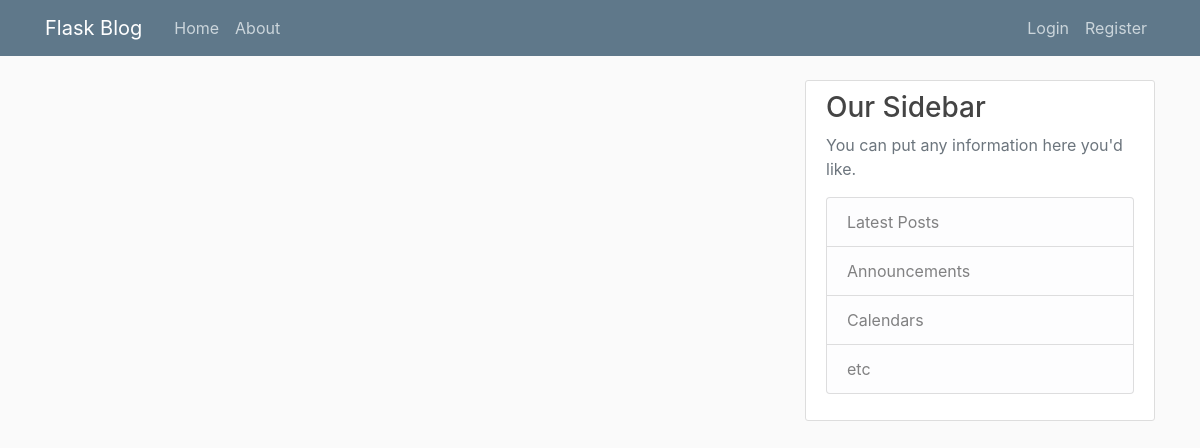
The app's page /home, older data.
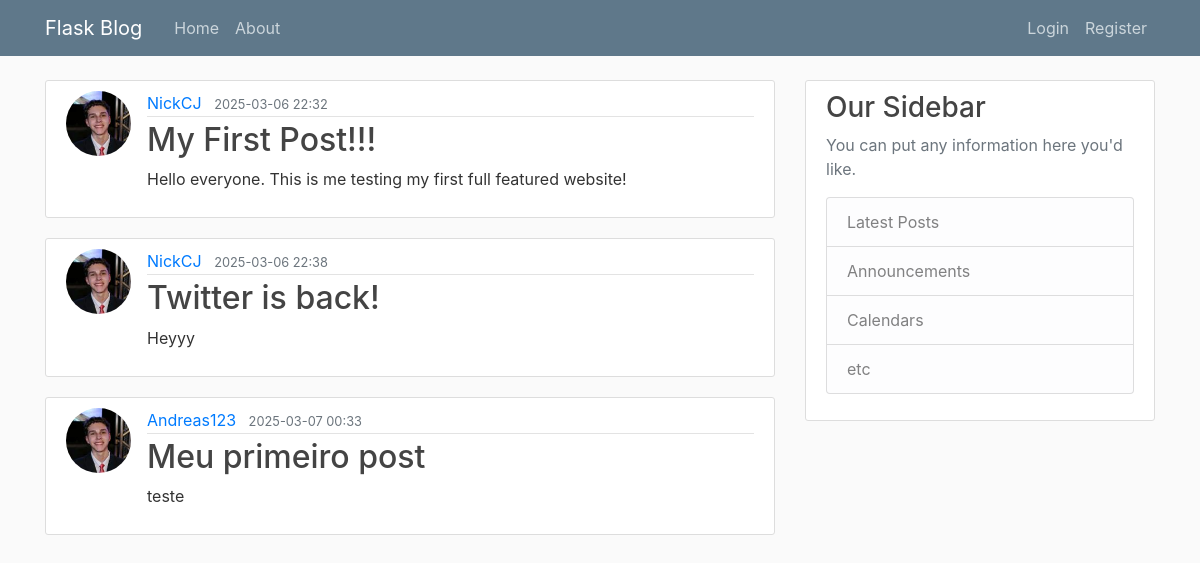
The same page, newer data.
### flaskblog/models.py (models this page shows, shortened)
class Post(db.Model):
    id = db.Column(db.Integer, primary_key=True)
    title = db.Column(db.String(100), nullable=False)
    date_posted = db.Column(db.DateTime, nullable=False, default=lambda: datetime.now(timezone.utc))
    content = db.Column(db.Text, nullable=False)
    user_id = db.Column(db.Integer, db.ForeignKey('user.id'), nullable=False)
    def __repr__(self):
        return f"Post('{self.title}', '{self.date_posted}')"

class User(db.Model, UserMixin):
    id = db.Column(db.Integer, primary_key=True)
    username = db.Column(db.String(20), unique=True, nullable=False)
    email = db.Column(db.String(120), unique=True, nullable=False)
    image_file = db.Column(db.String(20), nullable=False, default='default.png')
    password = db.Column(db.String(60), nullable=False)
    posts = db.relationship('Post', backref='author', lazy=True)

### flaskblog/routes/blog_routes.py (the view)
@routes.route("/")
@routes.route("/home")
def home_page():
    posts = Post.query.all()
    print(posts)
    return render_template('home.html', posts=posts) #Here we are turning available the posts data to be used in the html file.

### flaskblog/templates/home.html
{% extends "layout.html" %}
{% block content %}
    {% for post in posts %}
        <article class="media content-section">
            <img class="rounded-circle article-img" src="{{ url_for('static', filename='profile_pics/' + post.author.image_file) }}">
            <div class="media-body">
            <div class="article-metadata">
                <a class="mr-2" href="#">{{ post.author.username }}</a>
                <small class="text-muted">{{ post.date_posted.strftime('%Y-%m-%d %H:%M') }}</small>
            </div>
            <h2><a class="article-title" href="#">{{ post.title }}</a></h2>
            <p class="article-content">{{ post.content }}</p>
            </div>
        </article>
    {% endfor %}
{% endblock content %}

### flaskblog/templates/layout.html (shortened to what this page needs)
<!DOCTYPE html>
<html>
    <head>
    <link rel="stylesheet" href="https://cdn.jsdelivr.net/npm/bootstrap@4.4.1/dist/css/bootstrap.min.css">
    <link rel="stylesheet" type="text/css", href="{{ url_for('static', filename='main.css') }}">
    </head>
    <body>
        <header class="site-header">
            <nav class="navbar navbar-expand-md navbar-dark bg-steel fixed-top">
              <div class="container">
                <a class="navbar-brand mr-4" href="/">Flask Blog</a>
                <div class="collapse navbar-collapse" id="navbarToggle">
                  <div class="navbar-nav mr-auto">
                    <a class="nav-item nav-link" href="{{ url_for('routes.home_page') }}">Home</a>
                    <a class="nav-item nav-link" href="{{ url_for('routes.about_page') }}">About</a>
                  </div>
                  <div class="navbar-nav">
                    {% if current_user.is_authenticated %}
                        <a class="nav-item nav-link" href="{{ url_for('routes.new_post') }}">Create Post</a>
                        <a class="nav-item nav-link" href="{{ url_for('routes.account') }}">Account</a>
                        <a class="nav-item nav-link" href="{{ url_for('routes.logout') }}">Logout</a>
                    {% else %}
                        <a class="nav-item nav-link" href="{{ url_for('routes.login') }}">Login</a>
                        <a class="nav-item nav-link" href="{{ url_for('routes.register') }}">Register</a>
                    {% endif %}
                  </div>
                </div>
              </div>
            </nav>
          </header>
          <main role="main" class="container">
            <div class="row">
              <div class="col-md-8">
                {% block content %}{% endblock %}
              </div>
              <div class="col-md-4">
                <div class="content-section">
                  <h3>Our Sidebar</h3>
                  <p class='text-muted'>You can put any information here you'd like.
                    <ul class="list-group">
                      <li class="list-group-item list-group-item-light">Latest Posts</li>
                      <li class="list-group-item list-group-item-light">Announcements</li>
                      <li class="list-group-item list-group-item-light">Calendars</li>
                      <li class="list-group-item list-group-item-light">etc</li>
                    </ul>
                  </p>
                </div>
              </div>
            </div>
          </main>
    </body>
</html>

### flaskblog/static/main.css (style rules this page uses)
body { background: #fafafa; color: #333333; margin-top: 5rem; }
h1, h2, h3, h4, h5, h6 { color: #444444; }
.bg-steel { background-color: #5f788a; }
.site-header .navbar-nav .nav-link { color: #cbd5db; }
.content-section { background: #ffffff; padding: 10px 20px; border: 1px solid #dddddd; border-radius: 3px; margin-bottom: 20px; }
.article-title { color: #444444; }
.article-content { white-space: pre-line; }
.article-img { height: 65px; width: 65px; margin-right: 16px; }
.article-metadata { padding-bottom: 1px; margin-bottom: 4px; border-bottom: 1px solid #e3e3e3 }

Row changes from the older to the newer data that the page shows:
added Post: image_file (picture), author.username "NickCJ", date_posted "2025-03-06 22:32", title "My First Post!!!", content "Hello everyone. This is me testing my first full featured website!"
added Post: image_file (picture), author.username "NickCJ", date_posted "2025-03-06 22:38", title "Twitter is back!", content "Heyyy"
added Post: image_file (picture), author.username "Andreas123", date_posted "2025-03-07 00:33", title "Meu primeiro post", content "teste"
